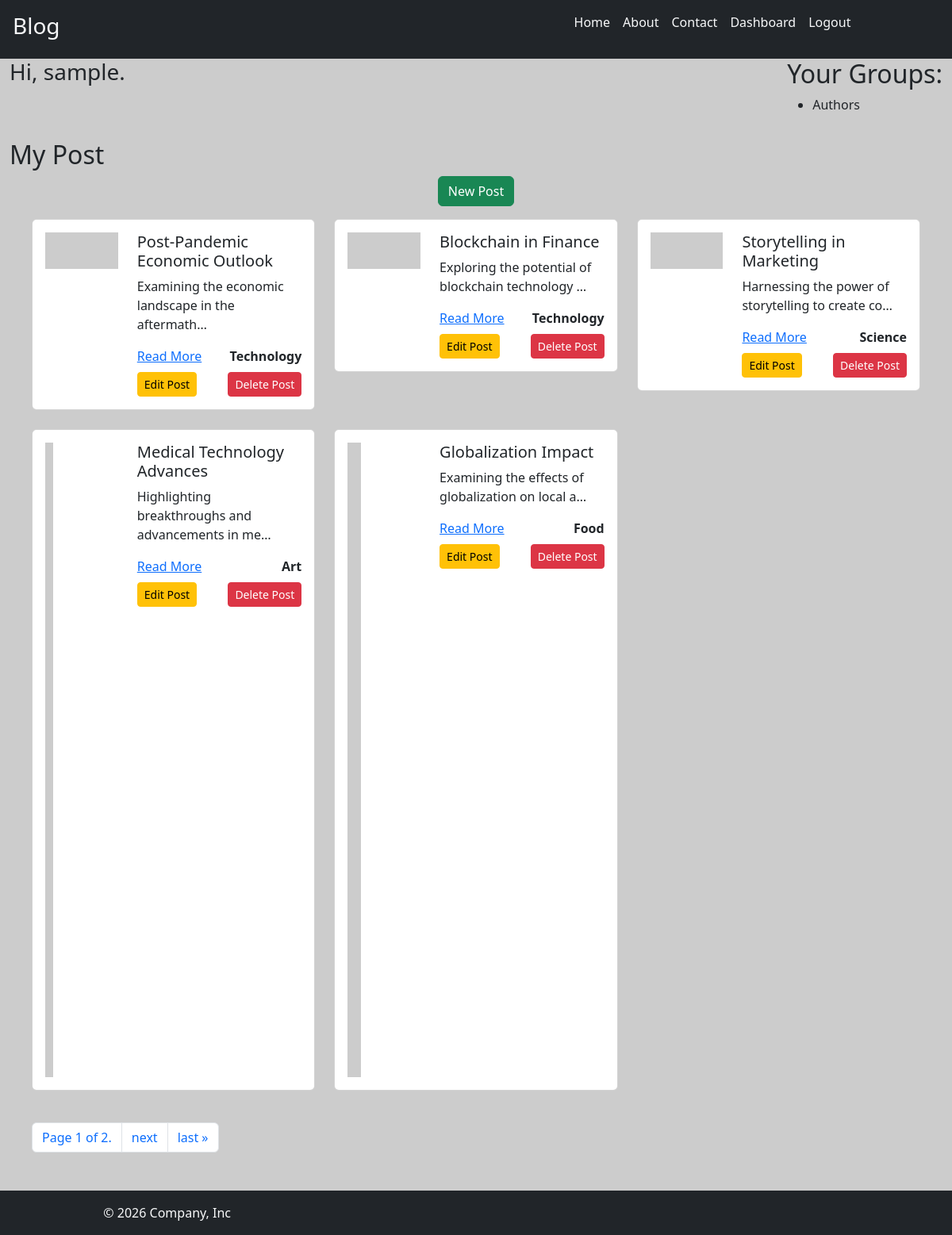
The page /dashboard/ (signed in) on the database its author committed.
### blog/models.py (models this page shows, shortened)
class Post(models.Model):
    title = models.CharField(max_length = 100)
    content = models.TextField()
    img_url = models.ImageField(null = True, upload_to = "posts/images")
    created_at = models.DateTimeField(auto_now_add = True)
    slug = models.SlugField(unique = True)
    category = models.ForeignKey(Categorys, on_delete=models.CASCADE)
    user = models.ForeignKey(User, on_delete=models.CASCADE, null = True)
    is_published = models.BooleanField(default = False)
    @property
    def formatted_img_url(self) :
        url = self.img_url if self.img_url.__str__().startswith(('http://', 'https://')) else self.img_url.url
        return url

class Categorys(models.Model):
    name = models.CharField(max_length = 100)

### blog/views.py (the view)
# urls.py: path('dashboard/', views.dashboard_views, name = 'dashboard'),
def dashboard_views(request):
    blog_title = 'My Post'
    all_posts = Post.objects.filter(user = request.user)
    paginator = Paginator(all_posts, 5) # Show 5 posts per page
    page_no = request.GET.get('page')
    page_obj = paginator.get_page(page_no)
    return render(request, 'dashboard.html', {'blog_title' : blog_title, 'page_objs' : page_obj})

### blog/templates/dashboard.html (shortened to what this page needs)
{% extends 'base.html' %}
{% block content %}
    <div class="container-fluid ">
        <div class="row">
          <div class="col-6">
              <h3> Hi, {{ user.username }}.</h3>
          </div>
          <div class="col d-flex justify-content-end">
              <div>
                  <h2>Your Groups:</h2>
                  <ul>
                    {% for group in user.groups.all %}
                      <li>{{ group.name }}</li>
                    {% empty %}
                      <li>You are not a member of any groups.</li>
                    {% endfor %}
                  </ul>
              </div>
          </div>
        </div>
        <div class="row">
          <h2 class="mt-3">{{blog_title}}</h2>
          {% if perms.blog.add_post %}
          <div class="d-flex justify-content-center">
              <a href="{% url 'new_post' %}" class="btn btn-success">New Post</a>
          </div>
          {% endif %}
        </div>
        <div class="row m-3">
            {% if page_objs %}
                {% for post in page_objs %}
                    <div class="col-4 mb-4">
                        <div class="card">
                            <div class="card-body">
                                <div class="row">
                                    <div class="col-md-4">
                                        <img style="height:300; width:300" src="{{post.formatted_img_url}}" class="img-fluid" alt="...">
                                    </div>
                                    <div class="col-md-8">
                                        <h5 class="card-title">{{post.title}}</h5>
                                        <p class="card-text">{{post.content | truncatechars:50}}</p>
                                        <div class="d-flex justify-content-between">
                                            <a href="{% url 'details' slug=post.slug %}">Read More</a>
                                            <a class="text-decoration-none text-dark fw-bold" href="#">{{post.category.name}}</a>
                                        </div>
                                        <div class="d-flex justify-content-between mt-2">
                                            {% if perms.blog.change_post %}
                                            <a class="btn btn-warning btn-sm" href="{% url 'edit_post' post_id=post.id %}">Edit Post</a>
                                            {% endif %}
                                            {% if perms.blog.delete_post %}
                                            <button class="btn btn-danger btn-sm" onclick="confirmBeforeDelete(`{% url 'delete_post' post_id=post.id %}`)">Delete Post</button>
                                            {% endif %}
                                        </div>
                                    </div>
                                </div>
                            </div>
                        </div>
                    </div>
                {% endfor %}
                {% if page_objs.has_other_pages %}
                    <div class="col-12 my-3">
                        <nav aria-label="Page navigation">
                                <ul class="pagination">
                                <li class="page-item"><span class="page-link">Page {{ page_objs.number }} of {{ page_objs.paginator.num_pages }}.</span></li>
                        {% if page_objs.has_next %}
                                <li class="page-item">
                                    <a class="page-link" href="?page={{ page_objs.next_page_number }}" aria-label="Next">
                                        <span aria-hidden="true">next</span>
                                    </a>
                                </li>
                                <li class="page-item">
                                    <a class="page-link" href="?page={{ page_objs.paginator.num_pages }}" aria-label="Last">
                                        <span aria-hidden="true">last &raquo;</span>
                                    </a>
                                </li>
                            </ul>
                        </nav>
                        {% endif %}
                    </div>
                {% endif %}
            {% else %}
                <h3>No posts available.</h3>
            {% endif %}
        </div>
    </div>
{% endblock %}

### blog/static/blog/style.css (style rules this page uses)
body { background-color: #cccccc; }

### rows shown on the page
Post: title "Post-Pandemic Economic Outlook", content "Examining the economic landscape in the aftermath…", category.name "Technology"
Post: title "Blockchain in Finance", content "Exploring the potential of blockchain technology …", category.name "Technology"
Post: title "Storytelling in Marketing", content "Harnessing the power of storytelling to create co…", category.name "Science"
Post: title "Medical Technology Advances", content "Highlighting breakthroughs and advancements in me…", category.name "Art"
Post: title "Globalization Impact", content "Examining the effects of globalization on local a…", category.name "Food"

### other values the page prints
{{ user.username }} "sample"
{{ group.name }} "Authors"
{{ blog_title }} "My Post"
{{ page_objs.number }} "1"
{{ page_objs.paginator.num_pages }} "2"
